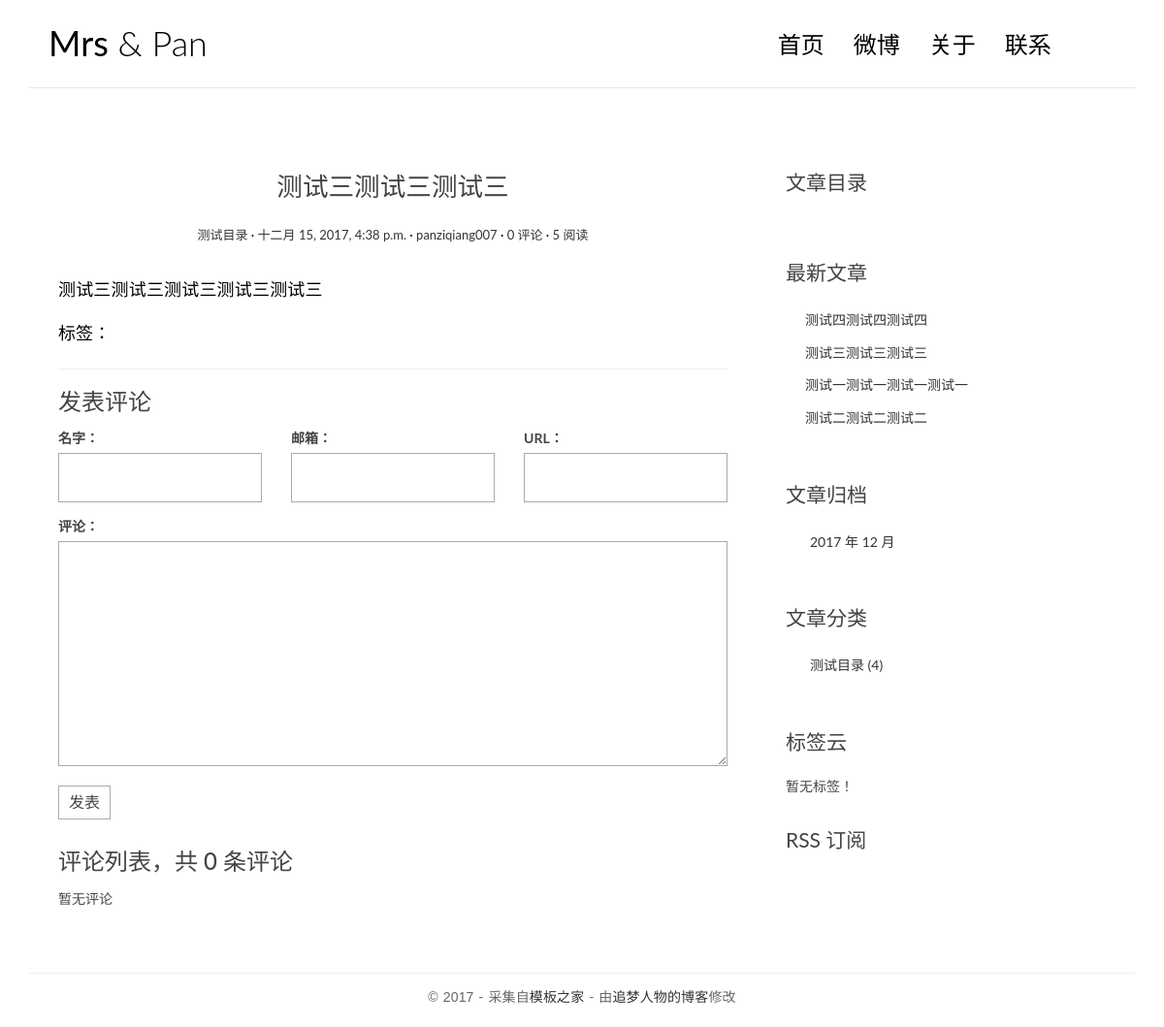
/post/3/, run on an earlier commit of the app's database.
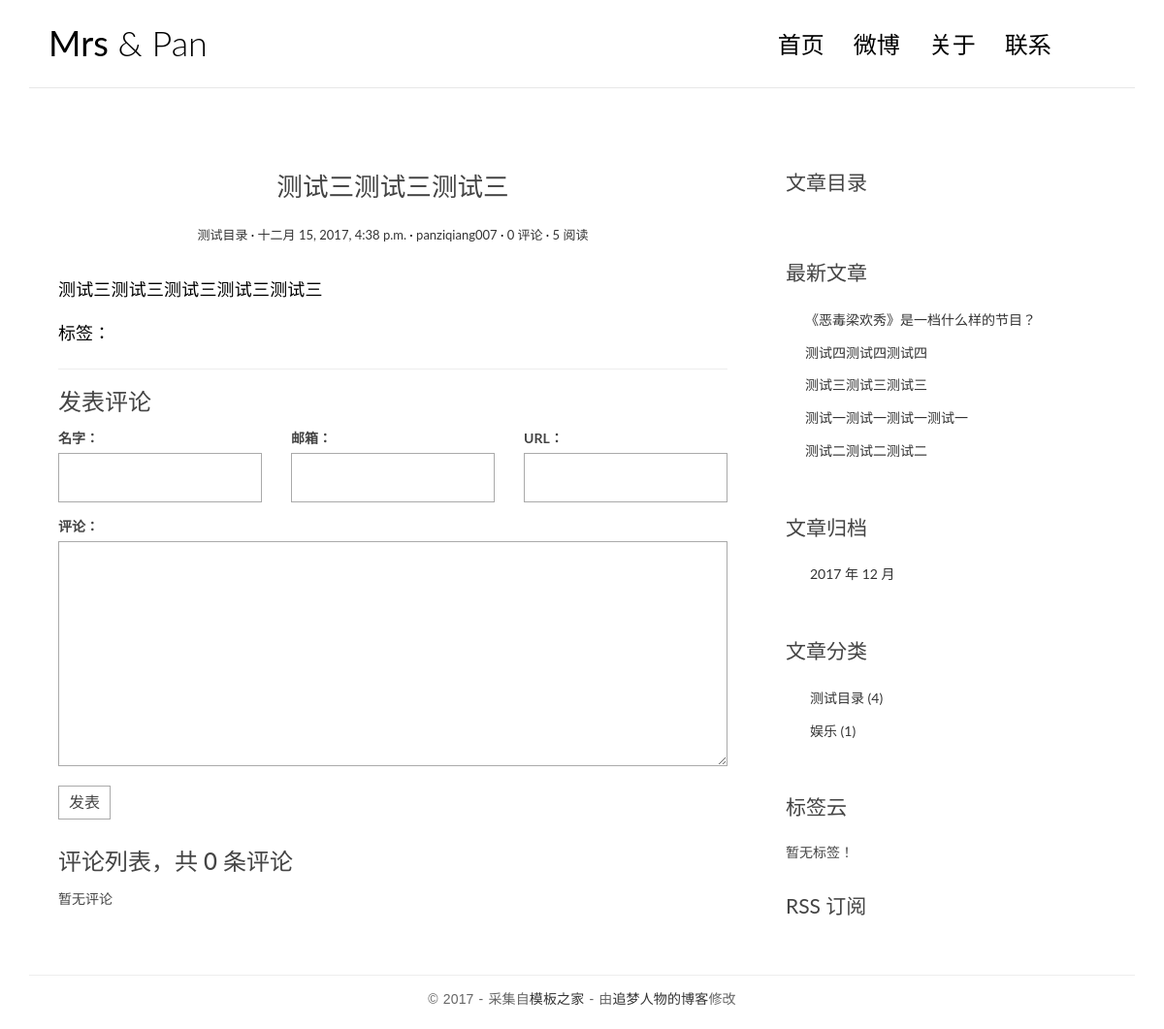
And on a later commit of the database.
### blog/models.py (models this page shows, shortened)
@python_2_unicode_compatible
class Post(models.Model):
    title = models.CharField(max_length=70)
    body = models.TextField()
    created_time = models.DateTimeField()
    modified_time = models.DateTimeField()
    excerpt = models.CharField(max_length=200, blank=True)
    views = models.PositiveIntegerField(default=0)
    category = models.ForeignKey(Category)
    tags = models.ManyToManyField(Tag, blank=True)
    author = models.ForeignKey(User)
    def get_absolute_url(self):
        return reverse('blog:detail', kwargs={'pk': self.pk})
    class Meta:
        verbose_name = '文章'
        verbose_name_plural = verbose_name
        ordering = ['-created_time']
    def increase_views(self):
        self.views += 1
        self.save(update_fields=['views'])
    def save(self, *args, **kwargs):
        if not self.excerpt:
            md = markdown.Markdown(extensions=[
                'markdown.extensions.extra',
                'markdown.extensions.codehilite',
            ])
            self.excerpt = strip_tags(md.convert(self.body))[:54]
        super(Post, self).save(*args, **kwargs)

@python_2_unicode_compatible
class Category(models.Model):
    name = models.CharField(max_length=100)
    class Meta:
        verbose_name = '目录'
        verbose_name_plural = verbose_name

### blog/views.py (the view)
# urls.py: url(r'^post/(?P<pk>[0-9]+)/$', views.PostDetailView.as_view(), name='detail'),
class PostDetailView(DetailView):
    model = Post
    template_name = 'blog/detail.html'
    context_object_name = 'post'
    def get(self, request, *args, **kwargs):
        response = super(PostDetailView, self).get(request, *args, **kwargs)
        self.object.increase_views()
        return response
    def get_object(self, queryset=None):
        post = super(PostDetailView, self).get_object(queryset=None)
        md = markdown.Markdown(extensions=[
            'markdown.extensions.extra',
            'markdown.extensions.codehilite',
            TocExtension(slugify=slugify),
        ])
        post.body = md.convert(post.body)
        post.toc = md.toc
        return post
    def get_context_data(self, **kwargs):
        context = super(PostDetailView, self).get_context_data(**kwargs)
        form = CommentForm()
        comment_list = self.object.comment_set.all()
        context.update({
            'form': form,
            'comment_list': comment_list
        })
        return context

### comments/forms.py
class CommentForm(forms.ModelForm):
    class Meta:
        model = Comment
        fields = ['name', 'email', 'url', 'text']

### blog/templatetags/blog_tags.py (called while the page is built)
@register.simple_tag
def get_recent_posts(num=5):
    return Post.objects.all()[:num]

@register.simple_tag
def archives():
    return Post.objects.dates('created_time', 'month', order='DESC')

@register.simple_tag
def get_categories():
    return Category.objects.annotate(num_posts=Count('post')).filter(num_posts__gt=0)

@register.simple_tag
def get_tags():
    return Tag.objects.annotate(num_posts=Count('post')).filter(num_posts__gt=0)

### templates/blog/detail.html (shortened to what this page needs)
{% extends 'base.html' %}
{% block main %}
    <article class="post post-{{ post.pk }}">
        <header class="entry-header">
            <h1 class="entry-title">{{ post.title }}</h1>
            <div class="entry-meta">
                <span class="post-category">
                    <a href="{% url 'blog:category' post.category.pk %}">{{ post.category.name }}</a></span>
                <span class="post-date"><a href="#"><time class="entry-date"
                                                          datetime="{{ post.created_time }}">{{ post.created_time }}</time></a></span>
                <span class="post-author"><a href="#">{{ post.author }}</a></span>
                <span class="comments-link">
                    <a href="{{ post.get_absolute_url }}#comment-area">{{ post.comment_set.count }} 评论</a></span>
                <span class="views-count"><a href="#">{{ post.views }} 阅读</a></span>
            </div>
        </header>
        <div class="entry-content clearfix">
            {{ post.body|safe }}
            <div class="widget-tag-cloud">
                <ul>
                    标签：
                </ul>
            </div>
        </div>
    </article>
    <section class="comment-area" id="comment-area">
        <hr>
        <h3>发表评论</h3>
        <form action="{% url 'comments:post_comment' post.pk %}" method="post" class="comment-form">
            <div class="row">
                <div class="col-md-4">
                    <label for="{{ form.name.id_for_label }}">名字：</label>
                    {{ form.name }}
                </div>
                <div class="col-md-4">
                    <label for="{{ form.email.id_for_label }}">邮箱：</label>
                    {{ form.email }}
                </div>
                <div class="col-md-4">
                    <label for="{{ form.url.id_for_label }}">URL：</label>
                    {{ form.url }}
                </div>
                <div class="col-md-12">
                    <label for="{{ form.text.id_for_label }}">评论：</label>
                    {{ form.text }}
                    <button type="submit" class="comment-btn">发表</button>
                </div>
            </div>
        </form>
        <div class="comment-list-panel">
            <h3>评论列表，共 <span>{{ post.comment_set.count }}</span> 条评论</h3>
            <ul class="comment-list list-unstyled">
                {% for comment in comment_list %}
                    <li class="comment-item">
                        <span class="nickname">{{ comment.name }}</span>
                        <time class="submit-date"
                              datetime="{{ comment.created_time }}">{{ comment.created_time }}</time>
                        <div class="text">
                            {{ comment.text }}
                        </div>
                    </li>
                {% empty %}
                    暂无评论
                {% endfor %}
            </ul>
        </div>
    </section>
{% endblock main %}
{% block toc %}
    <div class="widget widget-content">
        <h3 class="widget-title">文章目录</h3>
    </div>
{% endblock toc %}

### templates/base.html (shortened to what the changed rows need)
{% load staticfiles %}
{% load blog_tags %}
<!DOCTYPE html>
<html>
<head>
    <link rel="stylesheet" href="http://code.ionicframework.com/ionicons/2.0.1/css/ionicons.min.css">
    <link rel="stylesheet" href="{% static 'blog/css/bootstrap.min.css' %}">
    <link rel="stylesheet" href="{% static 'blog/css/pace.css' %}">
    <link rel="stylesheet" href="{% static 'blog/css/custom.css' %}">
    <link rel="stylesheet" href="{% static 'blog/css/highlights/github.css' %}">
</head>
<body>
<div class="container">
    <header id="site-header">
        <div class="row">
            <div class="col-md-4 col-sm-5 col-xs-8">
                <div class="logo">
                    <h1><a href="{% url 'blog:index' %}"><b>Mrs</b> &amp; Pan</a></h1>
                </div>
            </div>
        </div>
    </header>
</div>
<div class="content-body">
    <div class="container">
        <div class="row">
            <main class="col-md-8">
                {% block main %}
                {% endblock main %}
            </main>
            <aside class="col-md-4">
                <div class="widget widget-recent-posts">
                    {% get_recent_posts as recent_post_list %}
                    <ul>
                        {% for post in recent_post_list %}
                            <li>
                                <a href="{{ post.get_absolute_url }}">{{ post.title }}</a>
                            </li>
                        {% empty %}
                            暂无文章！
                        {% endfor %}
                    </ul>
                </div>
                <div class="widget widget-archives">
                    {% archives as date_list %}
                    <ul>
                        {% for date in date_list %}
                            <li>
                                <a href="{% url 'blog:archives' date.year date.month %}">{{ date.year }}
                                    年 {{ date.month }} 月</a>
                            </li>
                        {% empty %}
                            暂无归档！
                        {% endfor %}
                    </ul>
                </div>
                <div class="widget widget-category">
                    {% get_categories as category_list %}
                    <ul>
                        {% for category in category_list %}
                            <li>
                                <a href="{% url 'blog:category' category.pk %}">{{ category.name }} <span
                                        class="post-count">({{ category.num_posts }})</span></a>
                            </li>
                        {% empty %}
                            暂无分类！
                        {% endfor %}
                    </ul>
                </div>
                    {% get_tags as tag_list %}
            </aside>
        </div>
    </div>
</div>
</body>
</html>

What changed in the data, as far as the page shows it:
added Post: title "《恶毒梁欢秀》是一档什么样的节目？"
added Category: name "娱乐", num_posts "1"
